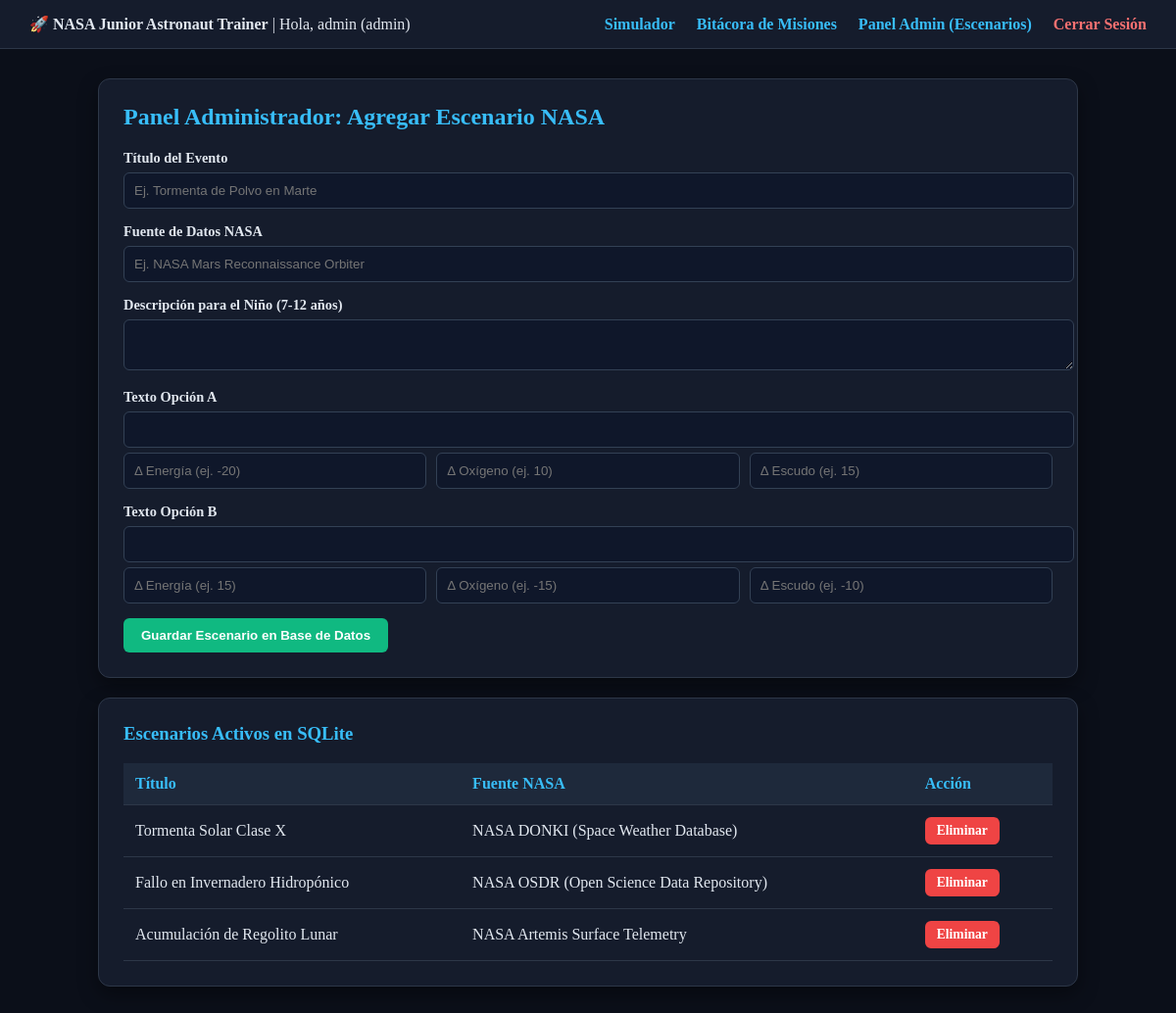
/admin/escenarios (signed in), run on the app's committed database.
### tables this page shows
CREATE TABLE escenarios (
            id INTEGER PRIMARY KEY AUTOINCREMENT,
            titulo TEXT NOT NULL,
            fuente_nasa TEXT NOT NULL,
            descripcion TEXT NOT NULL,
            opcion_a TEXT NOT NULL,
            energia_a INTEGER NOT NULL,
            oxigeno_a INTEGER NOT NULL,
            escudo_a INTEGER NOT NULL,
            opcion_b TEXT NOT NULL,
            energia_b INTEGER NOT NULL,
            oxigeno_b INTEGER NOT NULL,
            escudo_b INTEGER NOT NULL
        );

### app.py (the view, shortened to what this page needs)
@app.route('/admin/escenarios', methods=['GET', 'POST'])
@login_required
@admin_required
def admin_events():
    conn = get_db()
    escenarios = conn.execute('SELECT * FROM escenarios').fetchall()
    conn.close()
    return render_template('admin_events.html', escenarios=escenarios)

### app.py (called while the page is built)
def get_db():
    conn = sqlite3.connect(DB_NAME)
    conn.row_factory = sqlite3.Row
    return conn

def login_required(f):
    @wraps(f)
    def decorated(*args, **kwargs):
        if 'user_id' not in session:
            flash('Debes iniciar sesión para acceder.', 'danger')
            return redirect(url_for('login'))
        return f(*args, **kwargs)
    return decorated

def admin_required(f):
    @wraps(f)
    def decorated(*args, **kwargs):
        if session.get('rol') != 'admin':
            flash('Acceso denegado: Se requiere rol de Administrador.', 'danger')
            return redirect(url_for('simulator'))
        return f(*args, **kwargs)
    return decorated

### templates/admin_events.html
{% extends 'base.html' %}
{% block content %}
<div class="card">
    <h2>Panel Administrador: Agregar Escenario NASA</h2>
    <form method="POST">
        <div class="form-group">
            <label>Título del Evento</label>
            <input type="text" name="titulo" placeholder="Ej. Tormenta de Polvo en Marte" required>
        </div>
        <div class="form-group">
            <label>Fuente de Datos NASA</label>
            <input type="text" name="fuente_nasa" placeholder="Ej. NASA Mars Reconnaissance Orbiter" required>
        </div>
        <div class="form-group">
            <label>Descripción para el Niño (7-12 años)</label>
            <textarea name="descripcion" rows="2" required></textarea>
        </div>
        <div class="form-group">
            <label>Texto Opción A</label>
            <input type="text" name="opcion_a" required>
            <div style="display:flex; gap:10px; margin-top:5px;">
                <input type="number" name="energia_a" placeholder="Δ Energía (ej. -20)" required>
                <input type="number" name="oxigeno_a" placeholder="Δ Oxígeno (ej. 10)" required>
                <input type="number" name="escudo_a" placeholder="Δ Escudo (ej. 15)" required>
            </div>
        </div>
        <div class="form-group">
            <label>Texto Opción B</label>
            <input type="text" name="opcion_b" required>
            <div style="display:flex; gap:10px; margin-top:5px;">
                <input type="number" name="energia_b" placeholder="Δ Energía (ej. 15)" required>
                <input type="number" name="oxigeno_b" placeholder="Δ Oxígeno (ej. -15)" required>
                <input type="number" name="escudo_b" placeholder="Δ Escudo (ej. -10)" required>
            </div>
        </div>
        <button type="submit" class="btn btn-success">Guardar Escenario en Base de Datos</button>
    </form>
</div>
<div class="card">
    <h3>Escenarios Activos en SQLite</h3>
    <table>
        <thead>
            <tr><th>Título</th><th>Fuente NASA</th><th>Acción</th></tr>
        </thead>
        <tbody>
            {% for e in escenarios %}
            <tr>
                <td>{{ e['titulo'] }}</td>
                <td>{{ e['fuente_nasa'] }}</td>
                <td><a href="{{ url_for('delete_event', id=e['id']) }}" class="btn btn-danger">Eliminar</a></td>
            </tr>
            {% endfor %}
        </tbody>
    </table>
</div>
{% endblock %}

### static/css/estilos.css (style rules this page uses)
body { background-color: #0b0f19; color: #e2e8f0; margin: 0; }
.card { background: #151c2c; border: 1px solid #2d3748; border-radius: 12px; padding: 25px; margin-bottom: 20px; box-shadow: 0 8px 20px rgba(0,0,0,0.4); }
h1, h2, h3 { color: #38bdf8; margin-top: 0; }
.form-group { margin-bottom: 15px; }
label { display: block; margin-bottom: 6px; font-weight: 600; font-size: 0.9rem; }
input, select, textarea { width: 100%; padding: 10px; border-radius: 6px; border: 1px solid #334155; background: #0f172a; color: white; }
.btn { background: #2563eb; color: white; border: none; padding: 10px 18px; border-radius: 6px; cursor: pointer; font-weight: bold; text-decoration: none; display: inline-block; }
.btn-success { background: #10b981; }
.btn-danger { background: #ef4444; padding: 6px 12px; font-size: 0.85rem; }
table { width: 100%; border-collapse: collapse; margin-top: 15px; }
th, td { padding: 12px; border-bottom: 1px solid #2d3748; text-align: left; }
th { background: #1e293b; color: #38bdf8; }

### data on the page
escenarios: titulo "Tormenta Solar Clase X", fuente_nasa "NASA DONKI (Space Weather Database)"
escenarios: titulo "Fallo en Invernadero Hidropónico", fuente_nasa "NASA OSDR (Open Science Data Repository)"
escenarios: titulo "Acumulación de Regolito Lunar", fuente_nasa "NASA Artemis Surface Telemetry"

### other printed values
{{ session['username'] }} "admin"
{{ session['rol'] }} "admin"
